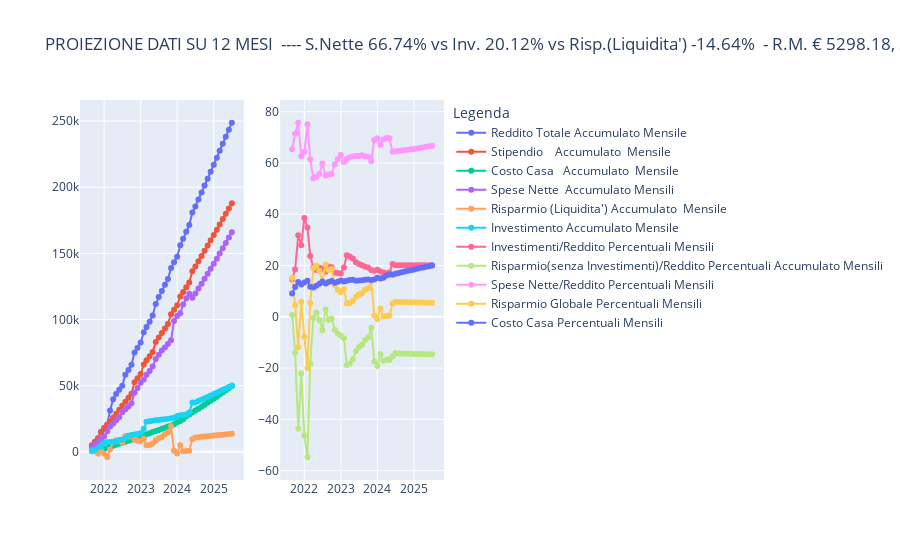

This figure's notebook cell:
### Markdown cell above
**GRAFICO DATI DA PREDICITON METHODs**
==================

### Code cell
# CONFRONTI PROIEZIONI FUTURE REDDITO, INVESTIMENTI, RISPARMIO PERCENTUALI
# ###   IMPLEMENTARE MODO PER POTER FARE N SUBPLOT IN MANIERA SEMPLICE FIXME!!!!!
y_list_fig7 = [
    reddito_predicted_total_values_list,
    stipendio_predicted_total_values_list,
    costo_casa_predicted_total_values_list,
    spese_nette_predicted_total_values_list,
    risparmio_netto_predicted_total_values_list,
    investment_predicted_total_values_list,
]
name_trace_list_fig7 = [
    "Reddito Totale Accumulato Mensile",
    "Stipendio    Accumulato  Mensile",
    "Costo Casa   Accumulato  Mensile",
    "Spese Nette  Accumulato Mensili",
    "Risparmio (Liquidita') Accumulato  Mensile",
    "Investimento Accumulato Mensile",
]
y1_list_fig7 = [
    investment_predicted_perct_values,
    risparmio_predicted_no_invest_perct_values,
    spese_nette_predicted_perct_values,
    risparmio_global_predicted_perct_values,
    costo_casa_predicted_perct_values,
]
name_trace1_list_fig7 = [
    "Investimenti/Reddito Percentuali Mensili",
    "Risparmio(senza Investimenti)/Reddito Percentuali Accumulato Mensili",
    "Spese Nette/Reddito Percentuali Mensili",
    "Risparmio Globale Percentuali Mensili",
    "Costo Casa Percentuali Mensili",
]

n_traces_fig7 = 6
n_graphs_fig7 = 2
spese_nette_predicted_perct_avg_values_round = "{:.2f}".format(
    spese_nette_predicted_perct_values[-1]
)
risparmio_mensile_predicted_perct_avg_values_round = "{:.2f}".format(
    risparmio_predicted_no_invest_perct_values[-1]
)
investement_total_predicted_perct_avg_values_round = "{:.2f}".format(
    investment_predicted_perct_values[-1]
)
reddito_medio_predicted_avg_values_round = "{:.2f}".format(
    reddito_predicted_collect[-1]
)
stipendio_medio_predicted_avg_values_round = "{:.2f}".format(
    stipendio_predicted_collect[-1]
)
name_graph_fig7 = f"PROIEZIONE DATI SU {months_to_project} MESI  ---- S.Nette {spese_nette_predicted_perct_avg_values_round}% vs Inv. {investement_total_predicted_perct_avg_values_round}% vs Risp.(Liquidita') {
    risparmio_mensile_predicted_perct_avg_values_round}%  - R.M. € {reddito_medio_predicted_avg_values_round}, S.M. € {stipendio_medio_predicted_avg_values_round}, Spesa Netta Media € {spese_nette_predicted_avg_values[-1]}"
fig7_sub = create_subplot(
    x=date_index_project,
    y=y_list_fig7,
    y1=y1_list_fig7,
    name_graph=name_graph_fig7,
    name_trace=name_trace_list_fig7,
    name_trace1=name_trace1_list_fig7,
    overlap=1,
    n_graphs=n_graphs_fig7,
)
